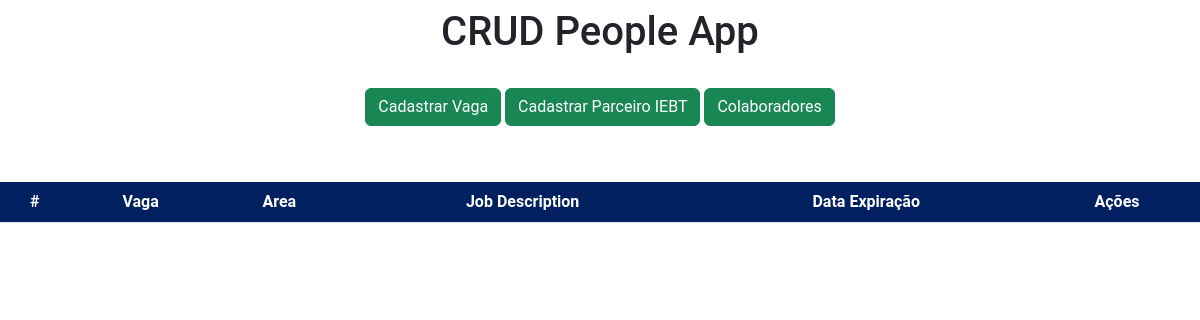
Before: / with the older database file.
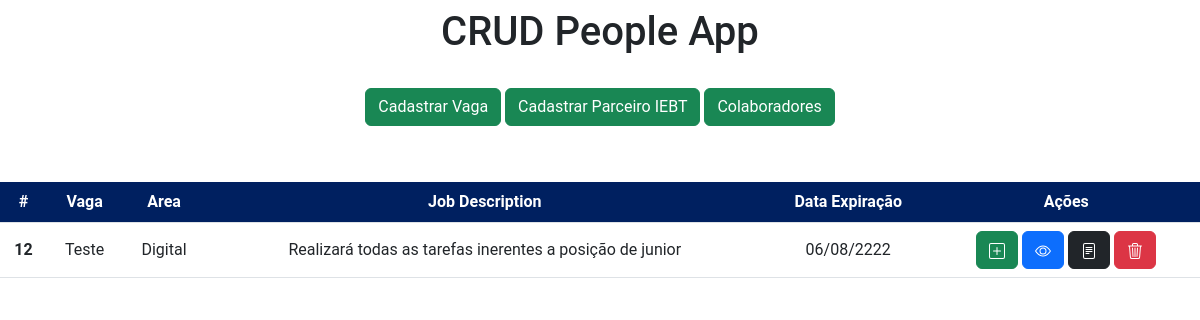
After: the same page with the newer database file.
### app/models.py (models this page shows, shortened)
class Vagas(models.Model):
    vaga = models.CharField(max_length=150)
    area = models.ForeignKey(Areas, null=True, blank=True, related_name='areas_vagas', on_delete=deletion.DO_NOTHING)
    description = models.CharField(max_length=8000)
    data = models.DateField("%d/%m/%Y", auto_now_add=False, auto_now=False, blank=True)

class Areas(models.Model):
    area = models.CharField(max_length=150)
    def __str__(self):
        return self.area

### app/views.py (the view)
# urls.py: 2. Add a URL to urlpatterns:  path('', views.home, name='home')
def home(request):
    data = {}
    data['db'] = Vagas.objects.all()
    return render(request, 'index.html', data)

### app/templates/index.html (shortened to what this page needs)
<!DOCTYPE html>
<html lang="pt-br">
<head>
  <link href="https://cdn.jsdelivr.net/npm/bootstrap@5.2.0-beta1/dist/css/bootstrap.min.css" rel="stylesheet"
>
</head>
<body>
  <div class="col- m-auto pt-2 pb-2 text-center">
    <h1>CRUD People App</h1>
  </div>
  <div class="col- m-auto pt-3 pb-2 text-center">
    <a href="/form" class="btn btn-success">Cadastrar Vaga</a>
    <a href="/Cadastro_Parceiros" class="btn btn-success">Cadastrar Parceiro IEBT</a>
    <a href="/View_Colaboradores" class="btn btn-success">Colaboradores</a>
  </div>
  <div class="col- m-auto pt-3 pb-2 text-center"></div>
  <div class="col-12 m-auto pt-4 pb-2 text-center">
    <table class="table">
      <thead class="thead-dark">
        <tr>
          <th scope="col">#</th>
          <th scope="col">Vaga</th>
          <th scope="col">Area</th>
          <th scope="col">Job Description</th>
          <th scope="col">Data Expiração</th>
          <th scope="col">Ações</th>
        </tr>
      </thead>
      <tbody>
        {% for dbs in db %}
        <tr>
          <th>{{dbs.id}}</th>
          <td>{{dbs.vaga}}</td>
          <td>{{dbs.area}}</td>
          <td class="description">{{dbs.description}}</td>
          <td id="dateField">{{dbs.data | date:"d/m/yy"}}</td>
          <td>
            <div class="btn-layouts">
              <a  href="/add/{{dbs.id}}" class="btn btn-success" data-toggle="tooltip" data-placement="bottom"
                title="Adicionar Candidato"></a>
              <a href="/view/{{dbs.id}}" class="btn btn-primary" data-toggle="tooltip" data-placement="bottom"
                title="Visualizar Candidatos"></a>
              <a href="/edit/{{dbs.id}}" class="btn btn-dark" data-toggle="tooltip" data-placement="bottom"
                title="Editar Vaga"></a>
              <a href="/delete/{{dbs.id}}" class="btn btn-danger btnDel" data-toggle="tooltip" data-placement="bottom"
                title="Excluir Vaga"></a>
            </div>
          </td>
        </tr>
        {% endfor %}
      </tbody>
    </table>
  </div>
  {% load static %}
</body>
</html>

Changed rows visible on the page:
added Vagas: id "12", vaga "Teste", area "Digital", description "Realizará todas as tarefas inerentes a posição de junior", data "06/08/2222"
